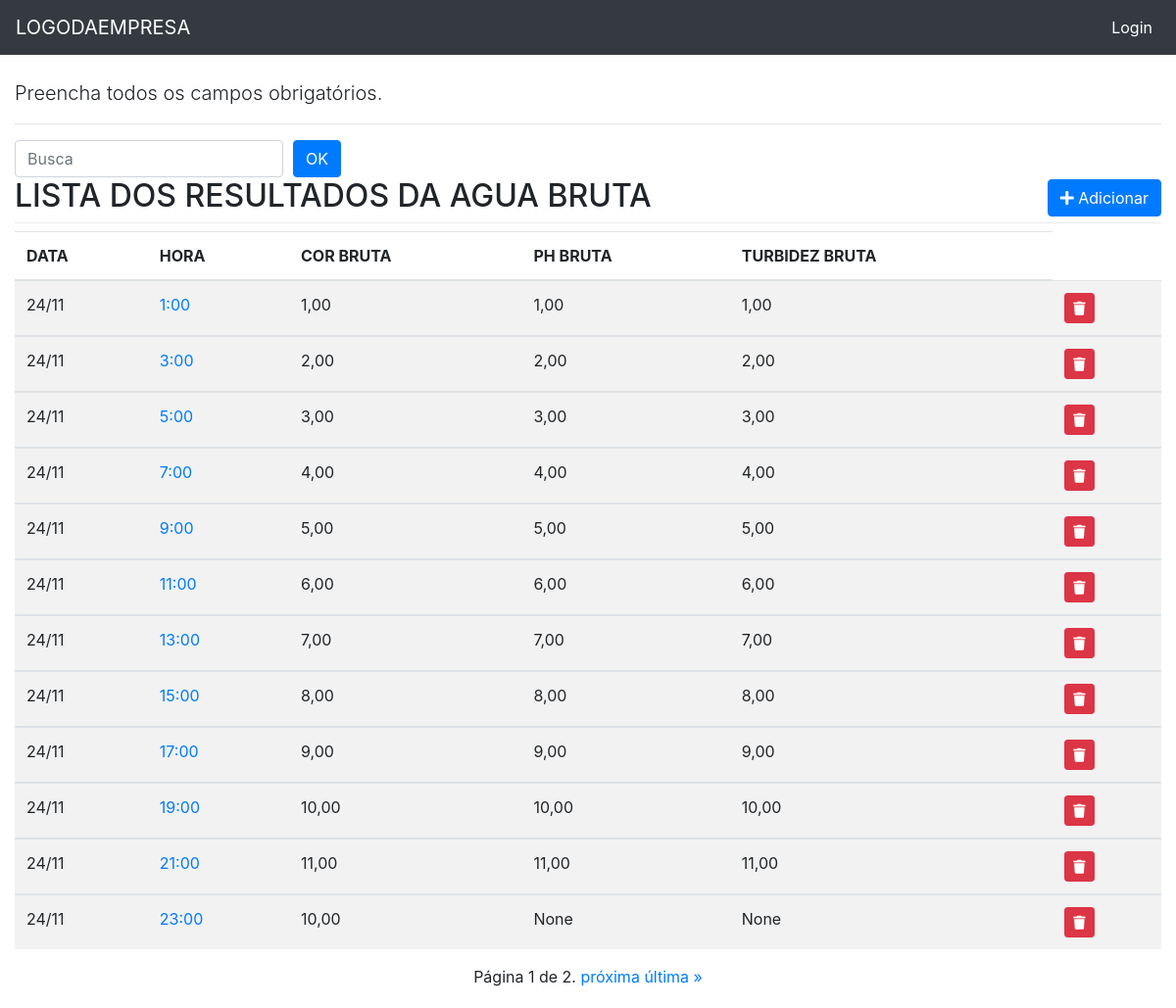
The app's page /captacao/list/ with its own data.
### captacao/models.py (models this page shows, shortened)
class Captacao(models.Model):
    data = models.DateField('Data', auto_now=False, auto_now_add=False)
    hora = models.CharField(max_length=5, choices=HORA_CHOICE)
    cor_b = models.DecimalField('Cor Bruta', max_digits=5, decimal_places=2, blank=True, null=True)
    ph_b = models.DecimalField('Ph Bruta', max_digits=5, decimal_places=2, blank=True, null=True)
    turbidez_b = models.DecimalField('Turbidez Bruta', max_digits=5, decimal_places=2, blank=True, null=True)
    class Meta:
        ordering = ('-data',)
        verbose_name = 'CAPTAÇÃO'
        verbose_name_plural = 'CAPTAÇÕES'

### captacao/views.py (the view)
# urls.py: path('list/', v.captacao_list, name='captacao_list'),
def captacao_list(request):
    template_name = 'captacao_list.html'
    obj = Captacao.objects.all()
    paginator = Paginator(obj, 12)
    page_number = request.GET.get('page')
    object_list = paginator.get_page(page_number)
    context = {'object_list': object_list}
    return render(request, template_name, context)

### captacao/templates/captacao_list.html (shortened to what this page needs)
{% extends "base.html" %}
{% load static %}
{% block content %}
    <p class="lead">
    Preencha todos os campos obrigatórios.
    </p>
<hr>
<div class="row">
  <div class="col-sm-6">
    <form action="." method="GET" class="form-inline">
      <input type="text" id="search" name="search" class="form-control" placeholder="Busca">
      <input type="submit" class="btn btn-primary" style="margin-left: 10px;" value="OK">
    </form>
  </div>
</div>
<div class="page-header">
    <h2>LISTA DOS RESULTADOS DA AGUA BRUTA
      <span class="pull-right">
        <a href="{% url 'captacao:captacao_add' %}">
          <button type="button" class="btn btn-primary">
            <span class="fa fa-plus"></span> Adicionar
          </button>
        </a>
      </span>
      <div class="dropdown-divider"></div>
    </h2>
    {% if object_list %}
    <div class="table-reponsive">
        <table class="table table-striped">
          <thead>
            <tr>
              <th>DATA</th>
              <th>HORA</th>
              <th>COR BRUTA</th>
              <th>PH BRUTA</th>
              <th>TURBIDEZ BRUTA</th>
            </tr>
          </thead>
          <tbody>
          {% for object in object_list %}
              <tr>
                <td class="text-left">{{ object.data|date:"d/m" }}</td>
                <td>
                  <a href="{% url 'captacao:captacao_update' object.pk %}">{{ object.hora }}</a>
                </td>
                <td class="text-left">{{ object.cor_b }}</td>
                <td class="text-left">{{ object.ph_b}}</td>
                <td class="text-left">{{ object.turbidez_b}}</td>
                <td>
                      <a href="{% url 'captacao:captacao_delete' object.pk %}" class="btn btn-danger btn-sm"
                         title="Excluir" onclick="return confirm('Tem certeza que deseja exluir?')" >
                          <i class="fa fa-trash" aria-hidden="true"></i>
                      </a>
                </td>
              </tr>
          </tbody>
      {% endfor %}
        </table>
    </div>
    <div class="pagination">
        <span class="step_links">
            <span class="current">
                Página {{ object_list.number }} de {{ object_list.paginator.num_pages }}.
            </span>
            {% if object_list.has_next %}
                <a href="?page={{ object_list.next_page_number }}">próxima</a>
                <a href="?page={{ object_list.paginator.num_pages }}">última &raquo;</a>
            {% endif %}
        </span>
    </div>
  {% else %}
    <p class="alert alert-warning">Sem itens na lista.</p>
  {% endif %}
</div>
{% endblock content %}l>

### core/static/css/style.css (style rules this page uses)
body { margin-top: 80px; }
.pagination { margin-bottom: 20px; }
.step_links { position: relative; margin-left: auto; margin-right: auto; }

### records on screen
Captacao: data "24/11", hora "1:00", cor_b "1,00", ph_b "1,00", turbidez_b "1,00"
Captacao: data "24/11", hora "3:00", cor_b "2,00", ph_b "2,00", turbidez_b "2,00"
Captacao: data "24/11", hora "5:00", cor_b "3,00", ph_b "3,00", turbidez_b "3,00"
Captacao: data "24/11", hora "7:00", cor_b "4,00", ph_b "4,00", turbidez_b "4,00"
Captacao: data "24/11", hora "9:00", cor_b "5,00", ph_b "5,00", turbidez_b "5,00"
Captacao: data "24/11", hora "11:00", cor_b "6,00", ph_b "6,00", turbidez_b "6,00"
Captacao: data "24/11", hora "13:00", cor_b "7,00", ph_b "7,00", turbidez_b "7,00"
Captacao: data "24/11", hora "15:00", cor_b "8,00", ph_b "8,00", turbidez_b "8,00"
Captacao: data "24/11", hora "17:00", cor_b "9,00", ph_b "9,00", turbidez_b "9,00"
Captacao: data "24/11", hora "19:00", cor_b "10,00", ph_b "10,00", turbidez_b "10,00"
Captacao: data "24/11", hora "21:00", cor_b "11,00", ph_b "11,00", turbidez_b "11,00"
Captacao: data "24/11", hora "23:00", cor_b "10,00", ph_b "None", turbidez_b "None"

### other values on screen
{{ object_list.number }} "1"
{{ object_list.paginator.num_pages }} "2"
